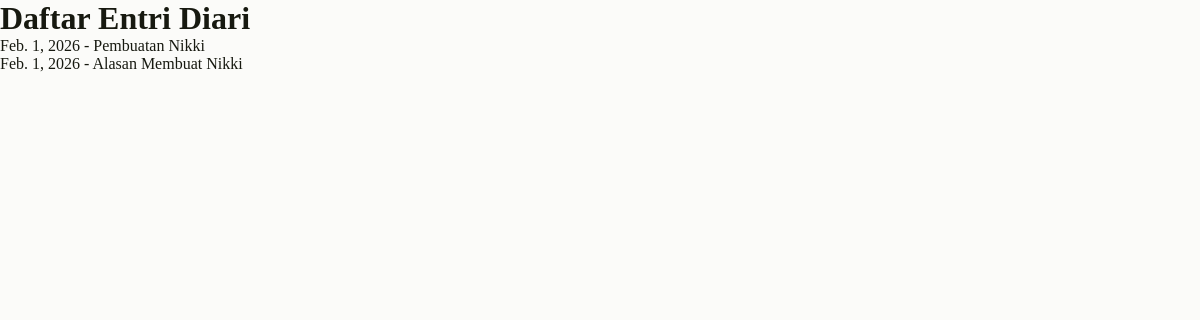
The app's page /entry/, older data.
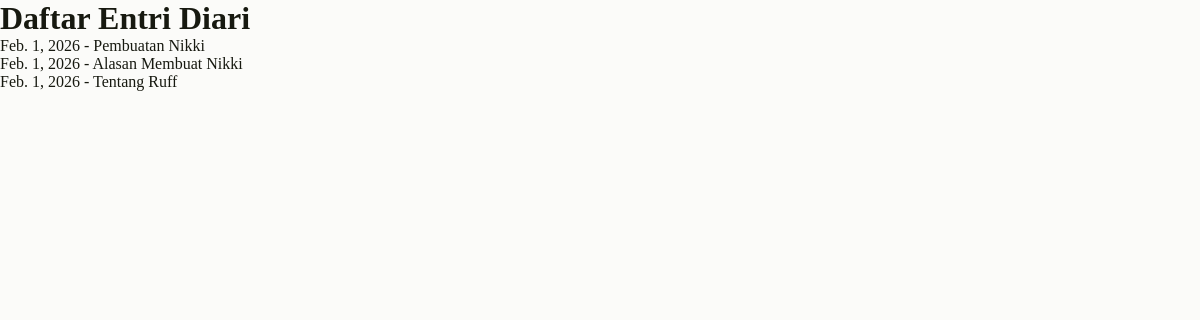
The same page, newer data.
### diary/models.py (models this page shows)
class Diary(models.Model):
    title = models.CharField(max_length=65)
    created = models.DateField(auto_now=True)
    content = models.TextField()

### diary/views.py (the view)
# urls.py: path("entry/", views.entry_list_view, name="entry_list_view"),
def entry_list_view(request):
    diaries = Diary.objects.order_by("-created")
    return render(
        request,
        "diary/entry_list.html",
        {
            "diaries": diaries
        }
    )

### diary/templates/diary/entry_list.html (shortened to what this page needs)
{% extends "diary/base.html" %}
{% block content %}
<h1>Daftar Entri Diari</h1>
<ul>
  {% for diary in diaries %}
  <li>{{ diary.created }} - {{ diary.title }}</li>
  {% endfor %}
</ul>
{% endblock %}

### diary/templates/diary/base.html (shortened to what this page needs)
<!DOCTYPE html>
<html lang="en">
<head>
  {% load static %}
  <link rel="stylesheet" href="{% static 'css/style.css' %}">
</head>
<body>
  {% block content %}{% endblock %}
</body>
</html>

### static/css/style.css (style rules this page uses)
* { margin: 0; padding: 0; box-sizing: border-box; }
body { background-color: hsl(60, 23%, 98%); color: hsl(71, 21%, 8%); }

Row changes from the older to the newer data that the page shows:
added Diary: created "Feb. 1, 2026", title "Tentang Ruff"
